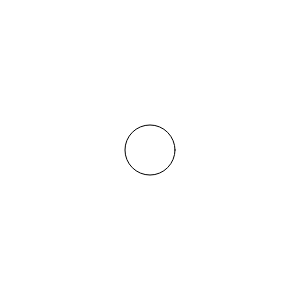
Frame 1 (no input)
Frame 60 (no input): identical to frame 1, image omitted
Frame 120 (the mouse pressed at the canvas centre since frame 60): identical to frame 1, image omitted

The p5.js sketch that drew this single still picture (run headless with seeded random() and noise() and a simulated clock; from frame 60 on, the mouse is pressed at the canvas centre):

// p5.js sketch
// ── sketch.js
// Sample solution (delete from autograder)

function setup() {
    createCanvas(300, 300);
}

function draw() {
    background(255);
    fill(255);
    circle(width / 2, height / 2, 50);
}
